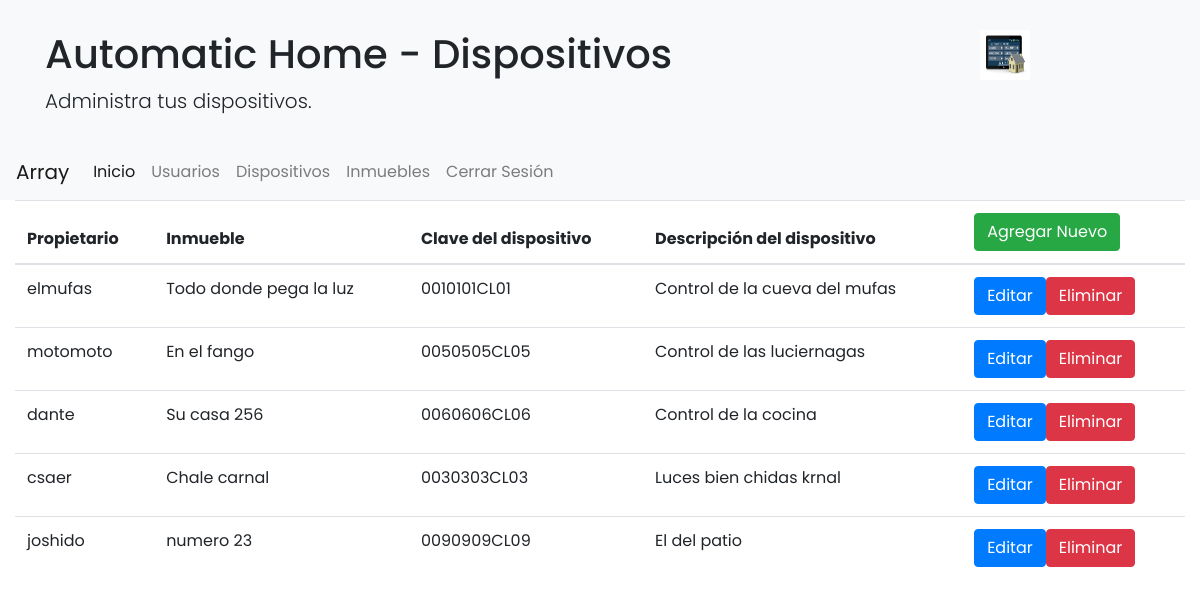
Page /automaticHome/vistas/dispositivos.php (signed in) on the committed database.
### tables this page shows
CREATE TABLE `dispositivo` (
  `dispositivo_id` int(11) NOT NULL,
  `inmueble_id` int(11) DEFAULT NULL,
  `clave_dispositivo` varchar(11) DEFAULT NULL,
  `descripcion` varchar(100) DEFAULT NULL
);

CREATE TABLE `usuario` (
  `usuario_id` int(11) NOT NULL,
  `username` varchar(30) DEFAULT NULL,
  `password` varchar(40) DEFAULT NULL,
  `nombre` varchar(30) DEFAULT NULL,
  `apellido_p` varchar(30) DEFAULT NULL,
  `apellido_m` varchar(30) DEFAULT NULL,
  `fecha_alta` varchar(10) DEFAULT NULL
);

CREATE TABLE `inmueble` (
  `inmueble_id` int(11) NOT NULL,
  `usuario_id` int(11) DEFAULT NULL,
  `calle_numero` varchar(100) DEFAULT NULL,
  `descripcion` varchar(100) DEFAULT NULL,
  `colonia` varchar(30) DEFAULT NULL,
  `estado` varchar(30) DEFAULT NULL,
  `codigo_postal` varchar(30) DEFAULT NULL,
  `fecha_alta` date DEFAULT NULL
);

### automaticHome/modelo/consultas.php (called while the page is built, shortened)
<?php
require "conexionDB.php";
 $con = $con;
function getDatosUsuarios(){
  global $con;
  $consulta = "SELECT usuario.*  FROM usuario";
  $resultado = $con->query($consulta);
  return $resultado;
}
function getDatosDispositivos(){
  global $con;
  $consulta = "SELECT d.*, i.inmueble_id, i.usuario_id, i.calle_numero, u.usuario_id, u.username FROM dispositivo d, inmueble i, usuario u WHERE d.inmueble_id = i.inmueble_id AND i.usuario_id = u.usuario_id";
  $resultado = $con->query($consulta);
  return $resultado;
}
?>

### automaticHome/controlador/accionesDispositivo.php (called while the page is built, shortened)
<?php
require '../modelo/consultas.php';
function leerDatos(){
	return getDatosDispositivos();
}
function getUsuarios(){
	return getDatosUsuarios();
}
?>

### automaticHome/vistas/dispositivos.php (the view, shortened to what this page needs)
<?php
  $varSession = $_SESSION['admon'];
?>
<?php
  require '../controlador/accionesDispositivo.php';
  $resultado = leerDatos();
  $usuarios = getUsuarios();
?>
<!DOCTYPE html>
<html lang="es" dir="ltr">
  <head>
    <link rel="stylesheet" href="../css/bootstrap.min.css">
    <link rel="stylesheet" href="../css/estilosIndex.css">
  </head>
  <body>
    <div class="jumbotron jumbotron-fluid bg-light">
      <div class="row">
        <div class="col-md-10">
          <div class="container">
            <h1> <span>Automatic Home - Dispositivos</span> </h1>
            <p class="lead">Administra tus dispositivos.</p>
          </div>
        </div>
        <div class="col-md-2 col-sm-2">
          <img class="" src="../img/automatichome.png" width="50" height="50" class="d-inline-block align-top" alt="logo">
        </div>
      </div>
    </div>
    <nav class="navbar navbar-expand-lg navbar-light bg-light">
      <span class="navbar-brand"><?php echo $varSession; ?></span>
      <div class="collapse navbar-collapse " id="navbarNav">
        <ul class="navbar-nav">
          <li class="nav-item active">
            <a class="nav-link" href="home.php">Inicio</a>
          </li>
          <li class="nav-item">
            <a class="nav-link" href="usuarios.php">Usuarios<span class="sr-only">(current)</span></a>
          </li>
          <li class="nav-item">
            <a class="nav-link" href="#">Dispositivos</a>
          </li>
          <li class="nav-item">
            <a class="nav-link" href="inmuebles.php">Inmuebles</a>
          </li>
          <li class="nav-item">
            <a class="nav-link" href="../controlador/sesiones.php?accion=cerrarSesion">Cerrar Sesión</a>
          </li>
        </ul>
      </div>
    </nav>
    <div class="container-fluid">
      <table class="table">
        <thead>
          <tr>
            <th scope="col">Propietario</th>
            <th scope="col">Inmueble</th>
            <th scope="col">Clave del dispositivo</th>
            <th scope="col">Descripción del dispositivo</th>
            <th scope="col"> <button class='btn btn-success' onclick='limpiarModalAgregar("dispositivo");' data-toggle="modal" data-target="#modalAgregar">Agregar Nuevo</button></th>
          </tr>
        </thead>
        <tbody>
          <?php
            while($datos = $resultado->fetch()) {
              echo "<tr>";
                  echo "<td>".$datos['username']."</td>";
                  echo "<td>".$datos['calle_numero']."</td>";
                  echo "<td>".$datos['clave_dispositivo']."</td>";
                  echo "<td>".$datos['descripcion']."</td>";
                  $datosEditar = [$datos['dispositivo_id'], $datos['username'], $datos['calle_numero'], $datos['clave_dispositivo'], $datos['descripcion'] ];
                  $datosEditar = json_encode($datosEditar);
                  echo "<td><button class='btn btn-primary' data-toggle='modal' data-target='#modalEditar' onclick='rellenaFormDispositivo($datosEditar);'>Editar</button>";
                  echo "<a href='#' class='btn btn-danger' data-href='../controlador/accionesDispositivo.php?accion=eliminar&dispositivo_id=".$datos['dispositivo_id']."' data-toggle='modal' data-target='#modalEliminar'>Eliminar</a>";
              echo "</tr>";
            }
          ?>
        </tbody>
      </table>
    </div>
  </body>
</html>

### automaticHome/css/estilosIndex.css (style rules this page uses)
body { font-family: "Poppins", sans-serif; background-image: url(); }
.jumbotron { height: auto; margin: 0 0 0 0; padding: inherit; background-color: transparent; }
div.row { padding: 2.5%; padding-bottom: 1%; width: 100%; }

### rows in the picture
dispositivo: usuario.username "elmufas", inmueble.calle_numero "Todo donde pega la luz", clave_dispositivo "0010101CL01", descripcion "Control de la cueva del mufas"
dispositivo: usuario.username "motomoto", inmueble.calle_numero "En el fango", clave_dispositivo "0050505CL05", descripcion "Control de las luciernagas"
dispositivo: usuario.username "dante", inmueble.calle_numero "Su casa 256", clave_dispositivo "0060606CL06", descripcion "Control de la cocina"
dispositivo: usuario.username "csaer", inmueble.calle_numero "Chale carnal", clave_dispositivo "0030303CL03", descripcion "Luces bien chidas krnal"
dispositivo: usuario.username "joshido", inmueble.calle_numero "numero 23", clave_dispositivo "0090909CL09", descripcion "El del patio"

### other values in the picture
$varSession "Array"
